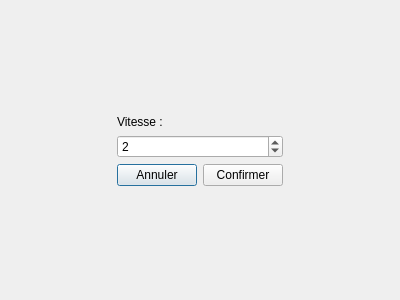
<?xml version="1.0" encoding="UTF-8"?>
<ui version="4.0">
 <class>boiteDeVitesse</class>
 <widget class="QDialog" name="boiteDeVitesse">
  <property name="geometry">
   <rect>
    <x>0</x>
    <y>0</y>
    <width>400</width>
    <height>300</height>
   </rect>
  </property>
  <property name="windowTitle">
   <string>Dialog</string>
  </property>
  <layout class="QVBoxLayout" name="verticalLayout_2">
   <item>
    <spacer name="verticalSpacer">
     <property name="orientation">
      <enum>Qt::Vertical</enum>
     </property>
     <property name="sizeHint" stdset="0">
      <size>
       <width>20</width>
       <height>40</height>
      </size>
     </property>
    </spacer>
   </item>
   <item>
    <layout class="QHBoxLayout" name="horizontalLayout_2">
     <item>
      <spacer name="horizontalSpacer">
       <property name="orientation">
        <enum>Qt::Horizontal</enum>
       </property>
       <property name="sizeHint" stdset="0">
        <size>
         <width>40</width>
         <height>20</height>
        </size>
       </property>
      </spacer>
     </item>
     <item>
      <layout class="QVBoxLayout" name="verticalLayout">
       <item>
        <layout class="QVBoxLayout" name="verticalLayout_3">
         <item>
          <widget class="QLabel" name="lVitesse">
           <property name="text">
            <string>Vitesse :</string>
           </property>
          </widget>
         </item>
         <item>
          <widget class="QSpinBox" name="spbVitesse">
           <property name="minimum">
            <number>1</number>
           </property>
           <property name="maximum">
            <number>20</number>
           </property>
           <property name="value">
            <number>2</number>
           </property>
          </widget>
         </item>
        </layout>
       </item>
       <item>
        <layout class="QHBoxLayout" name="horizontalLayout">
         <item>
          <widget class="QPushButton" name="pAnnuler">
           <property name="text">
            <string>Annuler</string>
           </property>
          </widget>
         </item>
         <item>
          <widget class="QPushButton" name="pConfirmer">
           <property name="text">
            <string>Confirmer</string>
           </property>
          </widget>
         </item>
        </layout>
       </item>
      </layout>
     </item>
     <item>
      <spacer name="horizontalSpacer_2">
       <property name="orientation">
        <enum>Qt::Horizontal</enum>
       </property>
       <property name="sizeHint" stdset="0">
        <size>
         <width>40</width>
         <height>20</height>
        </size>
       </property>
      </spacer>
     </item>
    </layout>
   </item>
   <item>
    <spacer name="verticalSpacer_2">
     <property name="orientation">
      <enum>Qt::Vertical</enum>
     </property>
     <property name="sizeHint" stdset="0">
      <size>
       <width>20</width>
       <height>40</height>
      </size>
     </property>
    </spacer>
   </item>
  </layout>
 </widget>
 <resources/>
 <connections/>
</ui>
